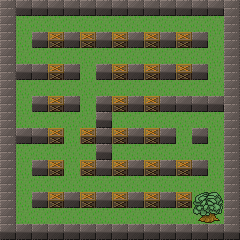

Rendered tile map (Tiled .tmx) drawn with the repository's tilesets; below, a short description and the map source with its tile grids summarised:
An orthogonal 15x15 tile map with 16x16 px tiles, 3 tile layers (background, walls, blocks) and 7 objects (4x enemy, 2x target, player).

<map version="1.2" tiledversion="1.3.1" orientation="orthogonal" renderorder="right-down" compressionlevel="0" width="15" height="15" tilewidth="16" tileheight="16" infinite="0" nextlayerid="5" nextobjectid="8">
 <tileset firstgid="1" name="bomberman_spritesheet" tilewidth="16" tileheight="16" tilecount="96" columns="16">
  <image source="../images/bomberman_spritesheet.png" width="256" height="96" />
 </tileset>
 <layer id="1" name="background" width="15" height="15">
  <data>[225 cells, 225 non-empty, 1 distinct tile ids]</data>
 </layer>
 <layer id="2" name="walls" width="15" height="15">
  <properties>
   <property name="collision" value="true" />
  </properties>
  <data>[225 cells, 99 non-empty, 6 distinct tile ids]</data>
 </layer>
 <layer id="3" name="blocks" width="15" height="15">
  <properties>
   <property name="collision" value="true" />
  </properties>
  <data>[225 cells, 26 non-empty, 1 distinct tile ids]</data>
 </layer>
 <objectgroup id="4" name="objects">
  <object id="1" name="player" type="player" gid="66" x="16" y="32" width="16" height="16">
   <properties>
    <property name="frame" value="65" />
    <property name="group" value="players" />
    <property name="number_of_bombs" value="1" />
    <property name="number_of_lives" value="3" />
    <property name="texture" value="player_spritesheet" />
    <property name="walking_speed" value="50" />
   </properties>
  </object>
  <object id="2" name="enemy2" type="enemy" gid="18" x="176" y="160" width="16" height="16">
   <properties>
    <property name="axis" value="y" />
    <property name="direction" value="-1" />
    <property name="group" value="enemies" />
    <property name="texture" value="enemy_spritesheet" />
    <property name="walking_distance" value="64" />
    <property name="walking_speed" value="32" />
   </properties>
  </object>
  <object id="3" name="enemy0" type="enemy" gid="18" x="144" y="64" width="16" height="16">
   <properties>
    <property name="axis" value="x" />
    <property name="direction" value="-1" />
    <property name="group" value="enemies" />
    <property name="texture" value="enemy_spritesheet" />
    <property name="walking_distance" value="64" />
    <property name="walking_speed" value="32" />
   </properties>
  </object>
  <object id="4" name="enemy1" type="enemy" gid="18" x="80" y="96" width="16" height="16">
   <properties>
    <property name="axis" value="y" />
    <property name="direction" value="1" />
    <property name="group" value="enemies" />
    <property name="texture" value="enemy_spritesheet" />
    <property name="walking_distance" value="64" />
    <property name="walking_speed" value="32" />
   </properties>
  </object>
  <object id="5" name="enemy3" type="enemy" gid="18" x="48" y="192" width="16" height="16">
   <properties>
    <property name="axis" value="x" />
    <property name="direction" value="1" />
    <property name="group" value="enemies" />
    <property name="texture" value="enemy_spritesheet" />
    <property name="walking_distance" value="64" />
    <property name="walking_speed" value="32" />
   </properties>
  </object>
  <object id="6" name="target0" type="target" x="206" y="49" width="18" height="16">
   <properties>
    <property name="group" value="targets" />
    <property name="texture" value="target_image" />
   </properties>
  </object>
  <object id="7" name="target1" type="target" x="16" y="144" width="18" height="16">
   <properties>
    <property name="group" value="targets" />
    <property name="texture" value="target_image" />
   </properties>
  </object>
 </objectgroup>
</map>
